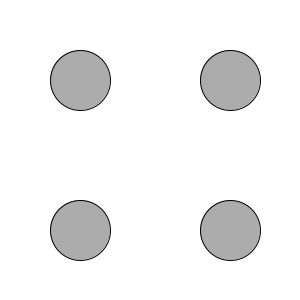
Frame 1 (no input)
Frame 60 (the mouse pressed at the canvas centre just before this capture): identical to frame 1, image omitted
Frame 120 (the mouse held since frame 60 and released just before this capture): identical to frame 1, image omitted

The Processing sketch that drew this single still picture (run headless with seeded random() and noise(); from frame 60 on, the mouse is pressed at the canvas centre):

// Processing sketch: processing_29410
// ── processing_29410.pde

int posicion = 80;
int tamanio = 60;

void setup(){
  size(300,300);
}

void draw(){
  background(255);
  stroke(0);
  fill(172);
  ellipseMode(CENTER);
  ellipse(posicion,posicion,tamanio,tamanio);
  ellipse(posicion+150,posicion,tamanio,tamanio);
  ellipse(posicion,posicion+150,tamanio,tamanio);
  ellipse(posicion+150,posicion+150,tamanio,tamanio);

}
